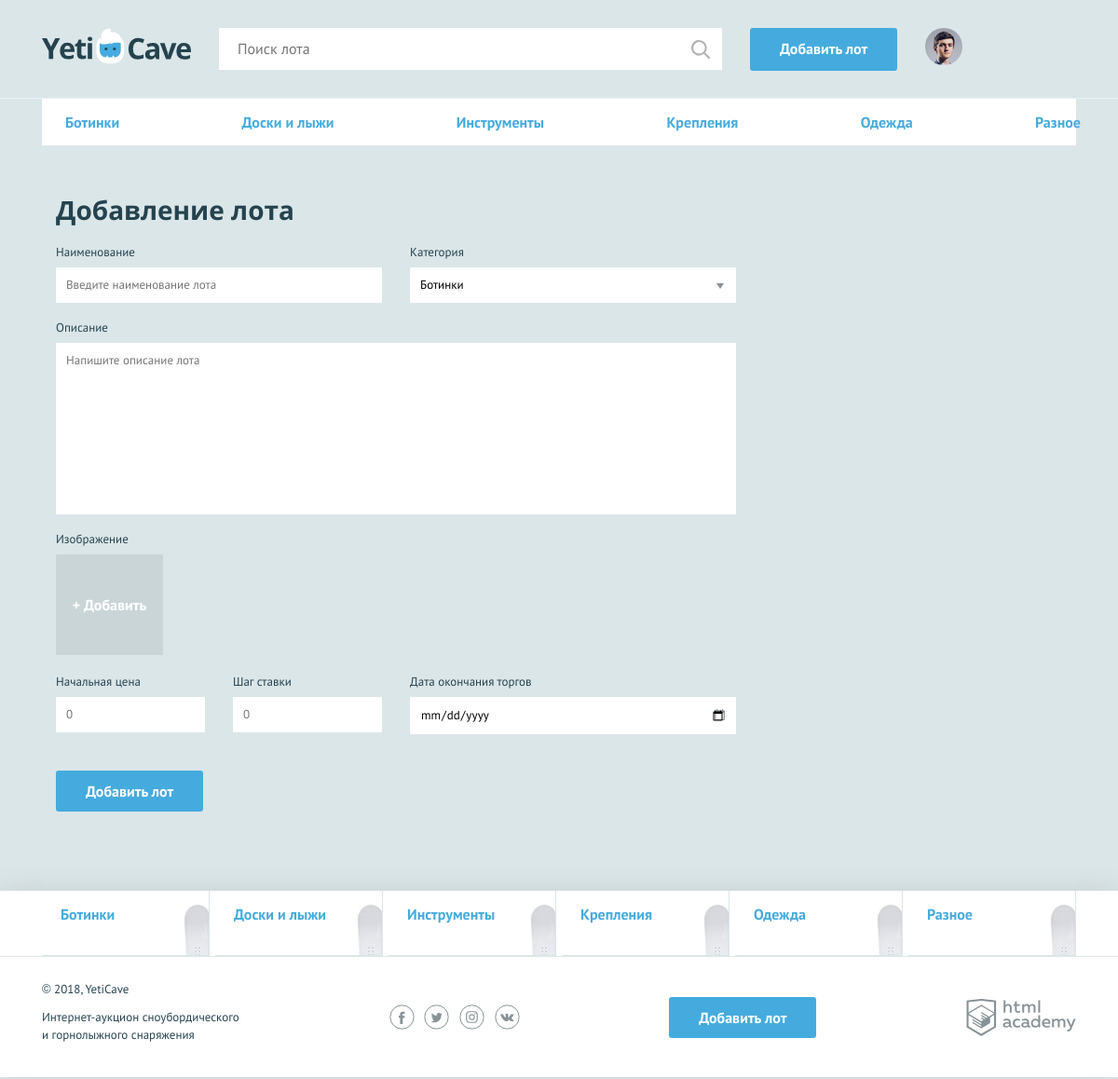
The page /add.php on the database its author committed.
### tables this page shows
CREATE TABLE  categories (
	id INT AUTO_INCREMENT NOT NULL PRIMARY KEY,
    name  VARCHAR( 50) UNIQUE
);

### functions.php (called while the page is built, shortened)
<?php
function include_template($name, $data) {
    $name = 'templates/' . $name;
    extract($data);
    require($name);
    $result = ob_get_clean();
    return $result;
}

### config/db.php (called while the page is built)
<?php
return [
    'host' => 'localhost',
    'user' => 'root',
    'password' => '',
    'database' => 'YetiCave'
];

### services/services.php (called while the page is built, shortened)
<?php
class Services {
    private $link;
    public function __construct() {
        $db = require_once 'config/db.php';
        $this->link = mysqli_connect($db['host'], $db['user'], $db['password'], $db['database']);
        mysqli_set_charset($this->link, "utf8");
    }
    private function get_data($sql)
    {
        $result = mysqli_query($this->link, $sql);
        if ($result) {
            return mysqli_fetch_all($result, MYSQLI_ASSOC);
        }
        else {
            redirect_to_error(mysqli_error($this->link));
        }
    }
    public function get_categories()
    {
        $sql = 'SELECT * FROM categories;';
        return $this->get_data($sql);
    }
}

### templates/add.php (the view, shortened to what this page needs)
<nav class="nav">
    <ul class="nav__list container">
        <?php foreach ($categories as $item):?>
        <li class="nav__item">
            <a href="all-lots.html"><?=$item['name'];?></a>
        </li>
        <?php endforeach;?>
    </ul>
</nav>
<?php $class_name = isset($errors) ? "form--invalid" : ""; ?>
<form class="form form--add-lot container <?=$class_name;?>" action="add.php" method="post"  enctype="multipart/form-data">
    <h2>Добавление лота</h2>
    <div class="form__container-two">
        <?php $class_name = isset($errors['lot-name']) ? "form__item--invalid" : "";
        $value = isset($lot['lot-name']) ? $lot['lot-name'] : ""; ?>
        <div class="form__item <?=$class_name?>">
            <label for="lot-name">Наименование</label>
            <input id="lot-name" type="text" name="lot-name" value="<?=$value;?>" placeholder="Введите наименование лота" >
        </div>
        <?php $class_name = isset($errors['category']) ? "form__item--invalid" : "";
        $value = isset($lot['category']) ? $lot['category'] : ""; ?>
        <div class="form__item">
            <label for="category">Категория</label>
            <select id="category" value="<?=$value;?>" name="category">
                <?php foreach ($categories as $item):?>
                    <option value="<?=$item['id'];?>"><?=$item['name'];?></option>
                <?php endforeach;?>
            </select>
        </div>
    </div>
    <?php $class_name = isset($errors['message']) ? "form__item--invalid" : "";
    $value = isset($lot['message']) ? $lot['message'] : ""; ?>
    <div class="form__item form__item--wide <?=$class_name?>">
        <label for="message">Описание</label>
        <textarea id="message" name="message" placeholder="Напишите описание лота"><?=$value;?></textarea>
    </div>
    <?php $class_name = isset($errors['lot-image']) ? "form__item--invalid" : "";
    $value = isset($lot['lot-image']) ? $lot['lot-image'] : ""; ?>
    <div class="form__item form__item--file <?=$class_name?>">
        <label>Изображение</label>
        <div class="form__input-file">
            <label for="photo2">
                <span>+ Добавить</span>
            </label>
        </div>
    </div>
    <div class="form__container-three">
        <?php $class_name = isset($errors['lot-rate']) ? "form__item--invalid" : "";
        $value = isset($lot['lot-rate']) ? $lot['lot-rate'] : ""; ?>
        <div class="form__item form__item--small <?=$class_name?>">
            <label for="lot-rate">Начальная цена</label>
            <input id="lot-rate" type="number" name="lot-rate" value="<?=$value;?>" placeholder="0" >
        </div>
        <?php $class_name = isset($errors['lot-step']) ? "form__item--invalid" : "";
        $value = isset($lot['lot-step']) ? $lot['lot-step'] : ""; ?>
        <div class="form__item form__item--small <?=$class_name?>">
            <label for="lot-step">Шаг ставки</label>
            <input id="lot-step" type="number" name="lot-step" value="<?=$value;?>" placeholder="0" >
        </div>
        <?php $class_name = isset($errors['lot-date']) ? "form__item--invalid" : "";
        $value = isset($lot['lot-date']) ? $lot['lot-date'] : ""; ?>
        <div class="form__item <?=$class_name?>">
            <label for="lot-date">Дата окончания торгов</label>
            <input class="form__input-date" id="lot-date" type="date" name="lot-date" value="<?=$value;?>">
        </div>
    </div>
    <button type="submit" class="button">Добавить лот</button>
</form>

### templates/layout.php (shortened to what this page needs)
<!DOCTYPE html>
<html lang="ru">
<head>
    <link href="css/normalize.min.css" rel="stylesheet">
    <link href="css/style.css" rel="stylesheet">
</head>
<body>
<div class="page-wrapper">
    <header class="main-header">
        <div class="main-header__container container">
            <a class="main-header__logo" href="index.php">
                <img src="img/logo.svg" width="160" height="39" alt="Логотип компании YetiCave">
            </a>
            <form class="main-header__search" method="get" action="https://echo.htmlacademy.ru">
                <input type="search" name="search" placeholder="Поиск лота">
                <input class="main-header__search-btn" type="submit" name="find" value="Найти">
            </form>
            <a class="main-header__add-lot button" href="add.php">Добавить лот</a>
            <nav class="user-menu">
                <?php if ($is_auth): ?>
                    <div class="user-menu__image">
                        <img src="img/user.jpg" width="40" height="40" alt="Пользователь">
                    </div>
                <?php endif; ?>
            </nav>
        </div>
    </header>
    <main class="container">
        <?=$content;?>
    </main>
</div>
<footer class="main-footer">
    <nav class="nav">
        <ul class="nav__list container">
            <?php foreach ($categories as $item): ?>
                <li class="promo__item promo__item--boards">
                    <a class="promo__link" href="pages/all-lots.html"><?=$item['name'];?></a>
                </li>
            <?php endforeach; ?>
        </ul>
    </nav>
    <div class="main-footer__bottom container">
        <div class="main-footer__copyright">
            <p>© 2018, YetiCave</p>
            <p>Интернет-аукцион сноубордического и горнолыжного снаряжения</p>
        </div>
        <div class="main-footer__social social">
            <a class="social__link social__link--facebook" href="#">
            </a>
            <a class="social__link social__link--twitter" href="#">
            </a>
            <a class="social__link social__link--instagram" href="#">
            </a>
            <a class="social__link social__link--vkontakte" href="#">
            </a>
        </div>
        <a class="main-footer__add-lot button" href="add-lot.html">Добавить лот</a>
        <div class="main-footer__developed-by">
            <a class="logo-academy" href="https://htmlacademy.ru/intensive/php">
            </a>
        </div>
    </div>
</footer>
</body>
</html>

### rows shown on the page
categories: name "Ботинки"
categories: name "Доски и лыжи"
categories: name "Инструменты"
categories: name "Крепления"
categories: name "Одежда"
categories: name "Разное"

### other values the page prints
form field category "Ботинки"
